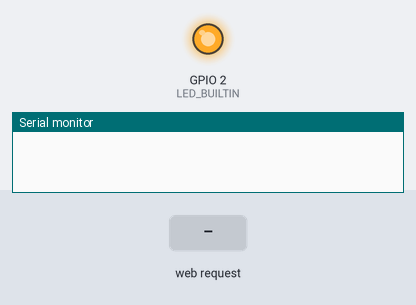
A sketch run on a simulated ESP8266 (NodeMCU). On the bench: output pins drawn as LEDs (lit = HIGH, except the on-board LED, lit = LOW), the last lines printed to the serial monitor. The inputs (shaded band) are chosen by the test bench. WiFi joins after 1.5 s; servers stay silent unless stated.

Above: at 2.7 s.
2.8 s: HTTP request GET /RelayToI2C received
At 3.9 s:
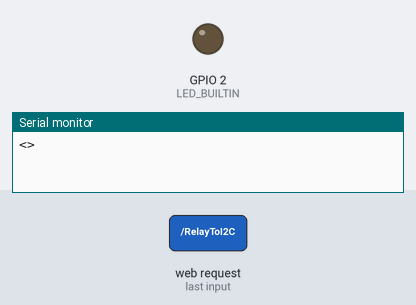
4.3 s: HTTP request GET /Blink received
At 5.0 s:
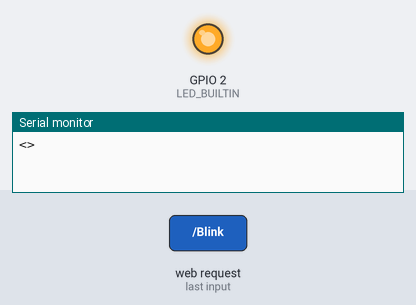
5.8 s: HTTP request GET /RelayToI2C?Command=1 received
At 6.1 s:
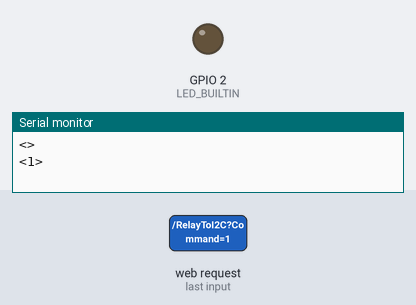
Timing chart, 0 to 8.8 s (numbered marks = the images above; inputs shaded):
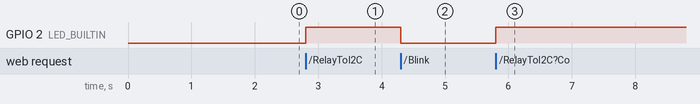

Measured:
- after the input at 2.8 s, GPIO 2 (LED_BUILTIN): LOW → HIGH at once
- after the input at 4.3 s, GPIO 2 (LED_BUILTIN): HIGH → LOW at once
- after the input at 5.8 s, GPIO 2 (LED_BUILTIN): LOW → HIGH at once

The sketch:

master.ino
```cpp
#include<ESP8266WiFi.h>
#include<ESP8266WebServer.h>
#include<math.h>

// Webserver
ESP8266WebServer server;

//LED Toggle
bool ledmode = 0;

// Network Info
char* ssid = "BetterLateThanNever";
char* password = "PleaseWork";
IPAddress ip(192, 168, 0, 107); //set static ip
IPAddress gateway(192, 168, 0, 1); //set getteway
IPAddress subnet(255, 255, 255, 0);//set subnet

// Slave (Teensy) I2C Address
int i2cSlaveAdd = 15;

// Relay server argument to i2c string
void RelayToI2C(){
  String i2cCommand = server.arg("Command");
  i2cCommand = "<" + i2cCommand + ">";
  Serial.println(i2cCommand);
  ledmode = !(ledmode);
  digitalWrite(LED_BUILTIN, ledmode);
  server.send(200, "");
}

void Blink(){
  ledmode = !(ledmode);
  digitalWrite(LED_BUILTIN, ledmode);
  server.send(200, "");
}

void setup() {
  // Turn On Led
  pinMode(LED_BUILTIN, OUTPUT);


  // Wifi Setup
  WiFi.config(ip, gateway, subnet);
  WiFi.begin(ssid, password);
  WiFi.hostname("RefSignalGenerator");
  Serial.begin(115200);
  while(WiFi.status()!=WL_CONNECTED){
    delay(500);
  }
  server.on("/RelayToI2C", RelayToI2C);
  server.on("/Blink", Blink);
  server.begin();
}

void loop() {
  // put your main code here, to run repeatedly:
  server.handleClient();

}
```
